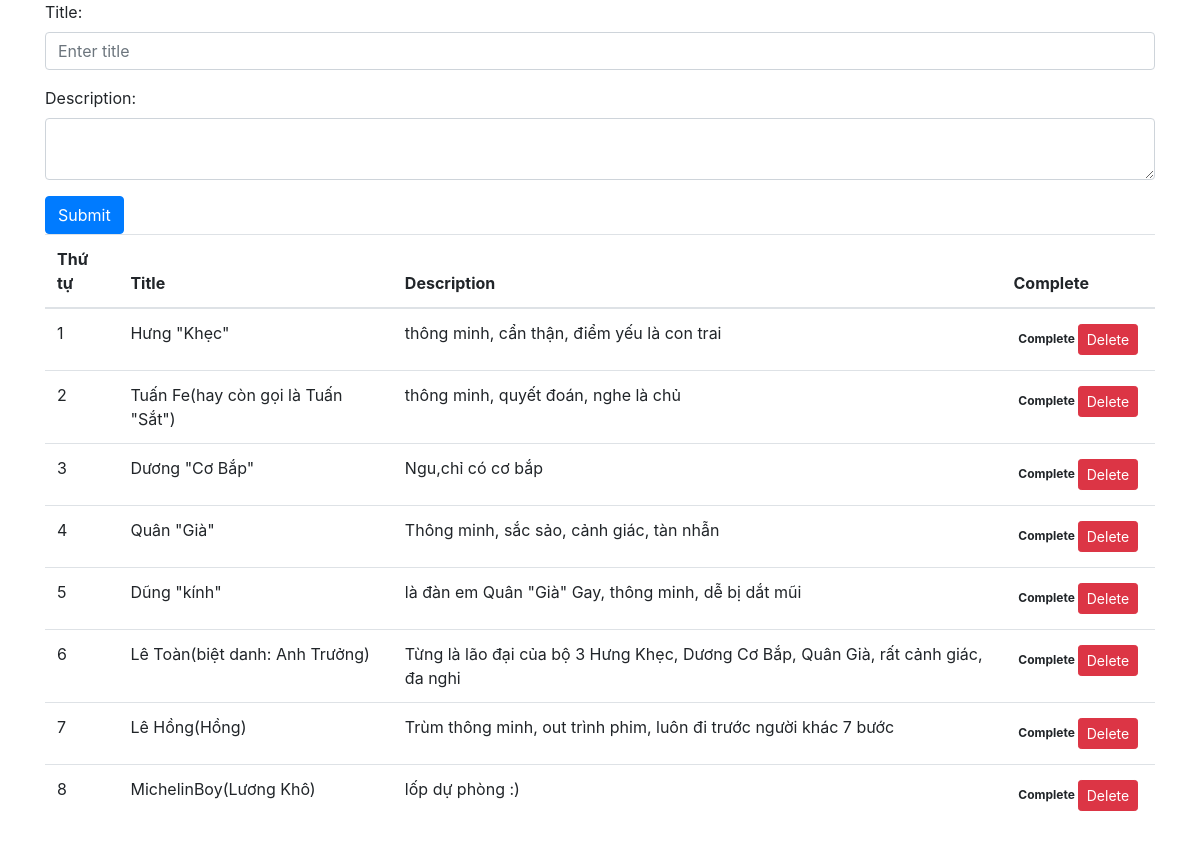
/todo/, run on the app's committed database.
### todo/models.py (models this page shows)
class Todo(models.Model):
    title = models.CharField(max_length=300)
    description = models.TextField()
    completed = models.BooleanField(default=False)

### todo/views.py (the view)
# urls.py: path('todo/', views.todo_list,name='todo_list'),
def todo_list(request):
    todos = Todo.objects.all()
    return render(request, 'index.html', {'todos': todos})

### template/index.html (shortened to what this page needs)
<!DOCTYPE html>
<html lang="en">
  <head>
    <link
      rel="stylesheet"
      href="https://cdn.jsdelivr.net/npm/bootstrap@4.6.2/dist/css/bootstrap.min.css"
    />
  </head>
  <body>
    <div class="container">
      <form method="POST" action="{% url 'create_todo' %}">
        <div class="form-group">
          <label for="title">Title:</label>
          <input
            type="text"
            class="form-control"
            id="title"
            placeholder="Enter title"
            name="title"
          />
        </div>
        <div class="form-group">
          <label for="Description">Description:</label>
          <textarea
            class="form-control"
            id="Description"
            placeholder="Enter Description"
            name="description"
          >
          </textarea>
        </div>
        <button type="submit" class="btn btn-primary">Submit</button>
      </form>
      <table class="table">
        <thead>
          <tr>
            <th>Thứ tự</th>
            <th>Title</th>
            <th>Description</th>
            <th>Complete</th>
          </tr>
        </thead>
        <tbody>
          {% for i in todos %}
          <tr>
            <td>{{ forloop.counter }}</td>
            <td>{{i.title}}</td>
            <td>{{i.description}}</td>
            <td>
              {% if i.completed %}
              <span class='badge badge-succsess'>Complete<span>
              {% else %}
              <a class="btn btn-sm btn-dark"
              href="{% url 'complete_todo' i.id %}">Complete</a>
              {% endif %}
              <a
              class="btn btn-sm btn-danger"
              href="{% url 'delete_todo' i.id %}">Delete</a>
            </td>
          </tr>
          {% endfor %}
        </tbody>
      </table>
    </div>
  </body>
</html>

### data on the page
Todo: title "Hưng \"Khẹc\"", description "thông minh, cẩn thận, điểm yếu là con trai", completed "Complete"
Todo: title "Tuấn Fe(hay còn gọi là Tuấn \"Sắt\")", description "thông minh, quyết đoán, nghe là chủ", completed "Complete"
Todo: title "Dương \"Cơ Bắp\"", description "Ngu,chỉ có cơ bắp", completed "Complete"
Todo: title "Quân \"Già\"", description "Thông minh, sắc sảo, cảnh giác, tàn nhẫn", completed "Complete"
Todo: title "Dũng \"kính\"", description "là đàn em Quân \"Già\" Gay, thông minh, dễ bị dắt mũi", completed "Complete"
Todo: title "Lê Toàn(biệt danh: Anh Trưởng)", description "Từng là lão đại của bộ 3 Hưng Khẹc, Dương Cơ Bắp, Quân Già, rất cảnh giác, đa nghi", completed "Complete"
Todo: title "Lê Hồng(Hồng)", description "Trùm thông minh, out trình phim, luôn đi trước người khác 7 bước", completed "Complete"
Todo: title "MichelinBoy(Lương Khô)", description "lốp dự phòng :)", completed "Complete"
